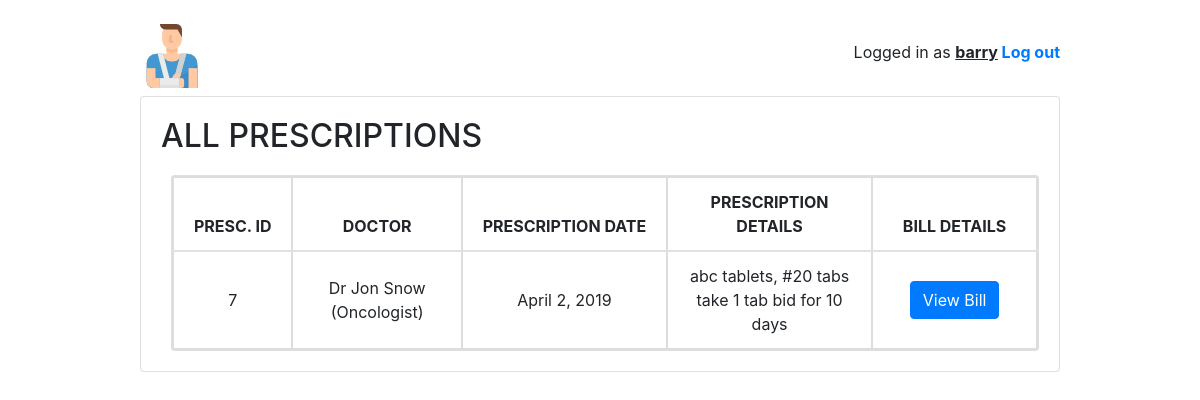
The page /home/patient/pro/4 (signed in) on the database as committed earlier.
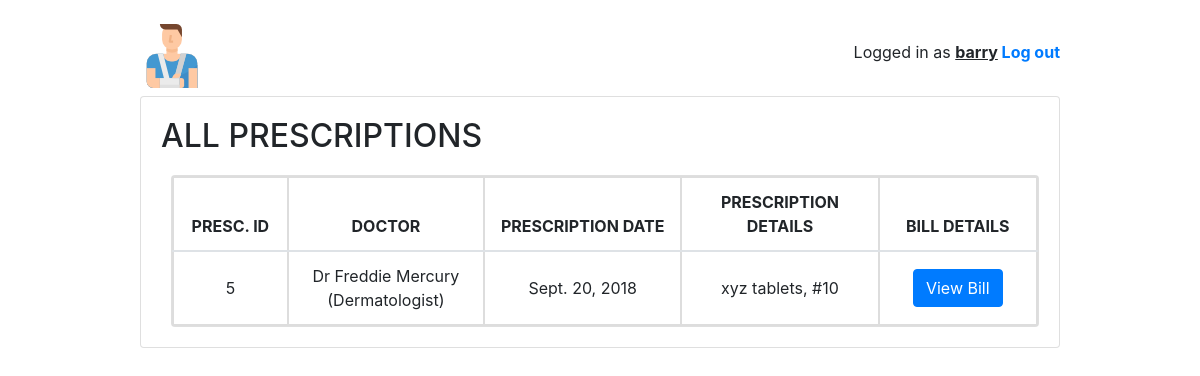
The same page on the database as committed later.
### home/models.py (models this page shows, shortened)
class User(AbstractUser):
    is_patient = models.BooleanField(default=False)
    is_doctor = models.BooleanField(default=False)
    is_pharmacist = models.BooleanField(default=False)
    is_insurance = models.BooleanField(default=False)

class Prescription(models.Model):
    patient = models.ForeignKey(Patient, on_delete=models.SET_NULL, null=True)
    doctor = models.ForeignKey(Doctor, on_delete=models.SET_NULL, null=True)
    dop = models.DateField('Prescription Date', null=True, blank=False)
    desc = models.CharField('Prescription Details', null=True, max_length=150)
    class Meta:
        ordering = ['patient', '-dop']

class Doctor(models.Model):
    GENDER_CHOICES = [('M', 'Male'), ('F', 'Female')]
    user = models.OneToOneField(User, on_delete=models.CASCADE)
    ssn = models.IntegerField('SSN', blank=False, primary_key=True)
    first_name = models.CharField('First Name', max_length=50, blank=False)
    last_name = models.CharField('Last Name', max_length=50, blank=False)
    gender = models.CharField(max_length=3, choices=GENDER_CHOICES, default='M')
    email = models.EmailField('Email', max_length=40, blank=True, null=True, unique=True)
    specialty = models.CharField(max_length=50, default='ENT')
    def __str__(self):
        return f'{self.first_name} {self.last_name} ({self.specialty})'
    class Meta:
        ordering = ['ssn']

### home/views/patient.py (the view)
# urls.py: path('pro/<int:pk>', patient.PatientDetailView.as_view(), name='patient_detail'),
@method_decorator([login_required, patient_required], name='dispatch')
class PatientDetailView(DetailView):
    model = Patient
    template_name = 'home/patient/patient_detail.html'

### home/templates/home/patient/patient_detail.html (shortened to what this page needs)
<!DOCTYPE html>
{% extends "base.html" %}
{% block content %}
<h2>ALL PRESCRIPTIONS</h2>
<div class="card" style="margin-left: 10px; margin-top: 20px">
    <table class="table mb-0">
    <col width="8">
    <col width="20">
    <col width="20">
    <col width="20">
    <col width="20">
      <thead>
        <tr>
          <th style="text-align: center">PRESC. ID</th>
          <th style="text-align: center">DOCTOR</th>
          <th style="text-align: center">PRESCRIPTION DATE</th>
          <th style="text-align: center">PRESCRIPTION DETAILS</th>
          <th style="text-align: center">BILL DETAILS</th>
        </tr>
      </thead>
      <tbody>
        {% for p in user.patient.prescription_set.all %}
          <tr>
            <td class="align-middle" style="text-align: center">{{p.id}}</td>
            <td class="align-middle" style="text-align: center">Dr {{p.doctor}}</td>
            <td class="align-middle" style="text-align: center">{{p.dop}}</td>
            <td class="align-middle" style="text-align: center">{{p.desc}}</td>
            <td class="align-middle" style="text-align: center">
                <a href="{% url 'patient:patient_bill' user.patient.ssn p.id %}" class="btn btn-primary">View Bill</a></td>
          </tr>
        {% empty %}
          <tr>
            <td class="bg-light text-center font-italic" colspan="5">There are no prescriptions.</td>
          </tr>
        {% endfor %}
      </tbody>
    </table>
  </div>
{% endblock %}

### templates/base.html (shortened to what this page needs)
<!DOCTYPE html>
{% load static %}
<html lang="en">
<head>
    <link rel="stylesheet" href="https://maxcdn.bootstrapcdn.com/bootstrap/4.0.0/css/bootstrap.min.css">
    <link rel="stylesheet" type="text/css" href="{% static 'vendor/fontello-2f186091/css/fontello.css' %}">
    <link rel="stylesheet" type="text/css" href="{% static 'css/app.css' %}">
    {% if user.is_authenticated and user.is_patient %}
        <link rel="stylesheet" type="text/css" href="{% static 'css/patients.css' %}">
    {% elif user.is_authenticated and user.is_doctor %}
        <link rel="stylesheet" type="text/css" href="{% static 'css/doctors.css' %}">
    {% elif user.is_authenticated and user.is_pharmacist %}
        <link rel="stylesheet" type="text/css" href="{% static 'css/pharmacist.css' %}">
    {% elif user.is_authenticated and user.is_insurance %}
        <link rel="stylesheet" type="text/css" href="{% static 'css/all.css' %}">
    {% else %}
        <link rel="stylesheet" type="text/css" href="{% static 'css/all.css' %}">
    {% endif %}
</head>
<body>
<div class="container my-4">
  <div class="row justify-content-center">
    <div class="col-md-10 col-sm-12">
      <div class="row">
        <div class="col-6">
            {% if user.is_authenticated and user.is_doctor %}
                <h1 class="logo"><a href="{% url 'index' %}"><img src="{% static 'images/doctor.png' %}"></a></h1>
            {% elif user.is_authenticated and user.is_patient %}
                <h1 class="logo"><a href="{% url 'index' %}"><img src="{% static 'images/patient.png' %}"></a></h1>
            {% elif user.is_authenticated and user.is_pharmacist %}
                <h1 class="logo"><a href="{% url 'index' %}"><img src="{% static 'images/phar.png' %}"></a></h1>
            {% elif user.is_authenticated and user.is_insurance %}
                <h1 class="logo"><a href="{% url 'index' %}"><img src="{% static 'images/ins.png' %}"></a></h1>
            {% else %}
                <h1 class="logo"><a href="{% url 'index' %}"><img src="{% static 'images/medical-history.png' %}"></a></h1>
            {% endif %}
        </div>
        <div class="col-6 text-right">
          {% if user.is_authenticated %}
            <p class="pt-3">Logged in as <strong><u>{{ user.username }}</u> <a href="{% url 'logout' %}">Log out</a></strong></p>
          {% else %}
            <a href="{% url 'login' %}" class="btn btn-light" role="button">Log in</a>
            <a href="{% url 'signup' %}" class="btn btn-primary" role="button">Sign up</a>
          {% endif %}
        </div>
      </div>
      <div class="card mb-3">
        <div class="card-body">
          {% block content %}
          {% endblock %}
        </div>
      </div>
    </div>
  </div>
</div>
</body>
</html>

### home/static/css/app.css (style rules this page uses)
.logo { font-family: 'Clicker Script', cursive; }
.logo a { color: #212529; text-decoration: none; }

### home/static/css/patients.css (style rules this page uses)
body { background-image: url( http://api.thumbr.it/whitenoise-361x370.png?); }

### home/templates/home/patient/patient_detail.html (style rules this page uses)
table, th, td { border: 2px solid #ddd; }
table { border-collapse: collapse; width: 100%; }
th, td { padding: 0px; }

Rows that differ between the two databases and show on the page:
removed Prescription: id "7", doctor "Jon Snow (Oncologist)", dop "April 2, 2019", desc "abc tablets, #20 tabs take 1 tab bid for 10 days"
added Prescription: id "5", doctor "Freddie Mercury (Dermatologist)", dop "Sept. 20, 2018", desc "xyz tablets, #10"
